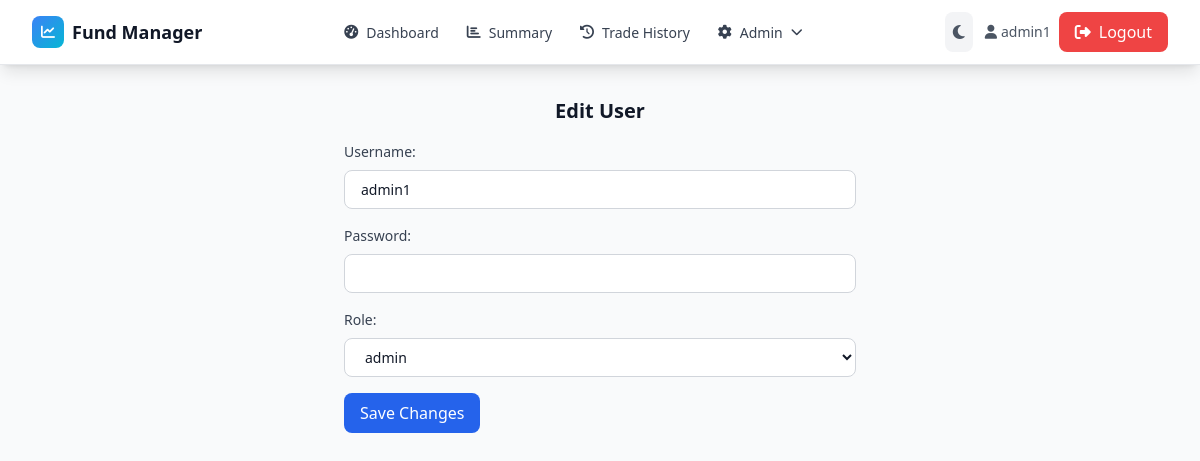
The app's page /edit_user/1 (signed in) with its own data.
### tables this page shows
CREATE TABLE users (
                id INTEGER PRIMARY KEY AUTOINCREMENT,
                username TEXT UNIQUE NOT NULL,
                password TEXT NOT NULL,
                role TEXT NOT NULL DEFAULT 'user'
            );

### app.py (the view, shortened to what this page needs)
@app.route("/edit_user/<int:user_id>", methods=["GET", "POST"])
@login_required
@admin_required
def edit_user(user_id):
    db_instance = get_db()
    users = db_instance.get_all_users()
    user = None
    for u in users:
        if u["id"] == user_id:
            user = u
            break
    if not user:
        flash("User not found.")
        return redirect(url_for("manage_users"))
    return render_template("edit_user.html", user=user)

### app.py (called while the page is built)
def generate_csrf_token():
    token = session.get("csrf_token")
    if not token:
        token = secrets.token_urlsafe(32)
        session["csrf_token"] = token
    return token

def csrf_field():
    token = generate_csrf_token()
    return Markup(f'<input type="hidden" name="csrf_token" value="{token}">')

@app.before_request
def csrf_protect_and_init():
    if request.method == "GET":
        generate_csrf_token()
        return
    if request.method in {"POST", "PUT", "PATCH", "DELETE"}:
        form_token = request.form.get("csrf_token")
        session_token = session.get("csrf_token")
        if not form_token or not session_token or form_token != session_token:
            abort(400, description="Invalid CSRF token")

@app.after_request
def set_security_headers(resp: Response):
    resp.headers.setdefault("X-Frame-Options", "DENY")
    resp.headers.setdefault("X-Content-Type-Options", "nosniff")
    resp.headers.setdefault("Referrer-Policy", "strict-origin-when-cross-origin")
    csp = (
        "default-src 'self'; "
        "img-src 'self' data: https:; "
        "style-src 'self' 'unsafe-inline' https://cdn.tailwindcss.com; "
        "script-src 'self' 'unsafe-inline' https://cdn.tailwindcss.com https://cdn.jsdelivr.net; "
        "connect-src 'self'; frame-ancestors 'none'"
    )
    resp.headers.setdefault("Content-Security-Policy", csp)
    return resp

def get_db():
    if 'db' not in g:
        g.db = DatabaseManager()  # New connection per request
    return g.db

def login_required(f):
    @wraps(f)
    def decorated_function(*args, **kwargs):
        if "username" not in session:
            flash("Please log in first.")
            return redirect(url_for("login"))
        return f(*args, **kwargs)
    return decorated_function

def admin_required(f):
    @wraps(f)
    def decorated_function(*args, **kwargs):
        if session.get("role") != "admin":
            flash("Admin access required.")
            return redirect(url_for("dashboard"))
        return f(*args, **kwargs)
    return decorated_function

    def get_all_users(self):
        c = self.conn.cursor()
        c.execute("SELECT * FROM users ORDER BY username")
        return c.fetchall()

    def close(self):
        self.conn.close()

### templates/edit_user.html (shortened to what this page needs)
{% extends "base.html" %}
{% block content %}
  <h2 class="text-xl font-bold mb-4 text-center">Edit User</h2>
  <form method="post" class="space-y-4 max-w-lg mx-auto">
    <div>
      <label class="form-label">Username:</label>
      <input type="text" name="username" value="{{ user.username }}" class="form-input">
    </div>
    <div>
      <label class="form-label">Password:</label>
      <input type="password" name="password" class="form-input">
    </div>
    <div>
      <label class="form-label">Role:</label>
      <select name="role" class="form-input">
        <option value="admin" {% if user.role=='admin' %}selected{% endif %}>admin</option>
      </select>
    </div>
    <div>
      <input type="submit" value="Save Changes" class="btn-primary">
    </div>
  </form>
{% endblock %}

### templates/base.html (shortened to what this page needs)
<!doctype html>
<html lang="en" class="scroll-smooth">
  <head>
    <script src="https://cdn.tailwindcss.com"></script>
    <link rel="stylesheet" href="https://cdnjs.cloudflare.com/ajax/libs/font-awesome/6.4.0/css/all.min.css">
  </head>
  <body class="bg-gray-50 dark:bg-gray-900 text-gray-900 dark:text-gray-100 antialiased transition-colors duration-300">
    <nav class="bg-white dark:bg-gray-800 shadow-lg border-b border-gray-200 dark:border-gray-700 sticky top-0 z-50">
      <div class="max-w-7xl mx-auto px-4 sm:px-6 lg:px-8">
        <div class="flex items-center justify-between h-16">
          <div class="flex items-center space-x-4">
            <a href="{{ url_for('dashboard') }}" class="flex items-center space-x-2 group">
              <div class="w-8 h-8 bg-gradient-to-br from-primary-500 to-accent rounded-lg flex items-center justify-center group-hover:scale-110 transition-transform duration-200">
                <i class="fas fa-chart-line text-white text-sm"></i>
              </div>
              <span class="font-bold text-lg text-gray-900 dark:text-white">Fund Manager</span>
            </a>
          </div>
          <div class="hidden md:flex md:justify-center md:flex-1">
            <div class="flex space-x-1">
              <a href="{{ url_for('dashboard') }}" class="nav-link">
                <i class="fas fa-tachometer-alt mr-2"></i>Dashboard
              </a>
              <a href="{{ url_for('detailed_summary') }}" class="nav-link">
                <i class="fas fa-chart-bar mr-2"></i>Summary
              </a>
              <a href="{{ url_for('trade_history') }}" class="nav-link">
                <i class="fas fa-history mr-2"></i>Trade History
              </a>
              {% if session.get("role") == "admin" %}
                <div class="relative group">
                  <button class="nav-link dropdown-toggle">
                    <i class="fas fa-cog mr-2"></i>Admin<i class="fas fa-chevron-down ml-2 text-xs"></i>
                  </button>
                </div>
              {% endif %}
            </div>
          </div>
          <div class="hidden md:flex items-center space-x-3">
            <button id="theme-toggle" class="p-2 rounded-lg bg-gray-100 dark:bg-gray-700 text-gray-600 dark:text-gray-300 hover:bg-gray-200 dark:hover:bg-gray-600 transition-all duration-200">
              <i class="fas fa-moon dark:hidden"></i>
            </button>
            <div class="flex items-center space-x-2">
              <div class="text-sm text-gray-600 dark:text-gray-300">
                <i class="fas fa-user mr-1"></i>{{ session.get('username', 'User') }}
              </div>
              <a href="{{ url_for('logout') }}" class="bg-error text-white px-4 py-2 rounded-lg font-medium hover:bg-red-600 transition-all duration-200 flex items-center">
                <i class="fas fa-sign-out-alt mr-2"></i>Logout
              </a>
            </div>
          </div>
        </div>
      </div>
    </nav>
    <main class="min-h-screen py-8">
      <div class="max-w-7xl mx-auto px-4 sm:px-6 lg:px-8">
        <div class="animate-fade-in">
          {% block content %}{% endblock %}
        </div>
      </div>
    </main>
  </body>
</html>

### templates/base.html (style rules this page uses)
.nav-link { padding: 0.5rem 0.75rem; border-radius: 0.5rem; font-size: 0.875rem; font-weight: 500; color: #374151; display: flex; align-items: center; transition: all 0.2s ease; text-decoration: none; }
.dropdown-toggle { padding: 0.5rem 0.75rem; border-radius: 0.5rem; font-size: 0.875rem; font-weight: 500; color: #374151; display: flex; align-items: center; transition: all 0.2s ease; background: none; border: none; cursor: pointer; }
.btn-primary { background-color: #2563eb; color: white; padding: 0.5rem 1rem; border-radius: 0.5rem; font-weight: 500; transition: all 0.2s ease; display: inline-flex; align-items: center; justify-content: center; gap: 0.5rem; text-decoration: none; border: none; cursor: pointer; }
.form-input { width: 100%; padding: 0.5rem 1rem; border: 1px solid #d1d5db; border-radius: 0.5rem; background-color: white; color: #111827; font-size: 0.875rem; transition: all 0.2s ease; }
.form-label { display: block; font-size: 0.875rem; font-weight: 500; color: #374151; margin-bottom: 0.5rem; }

### records on screen
users: get "admin1", username "admin1", role "admin"
